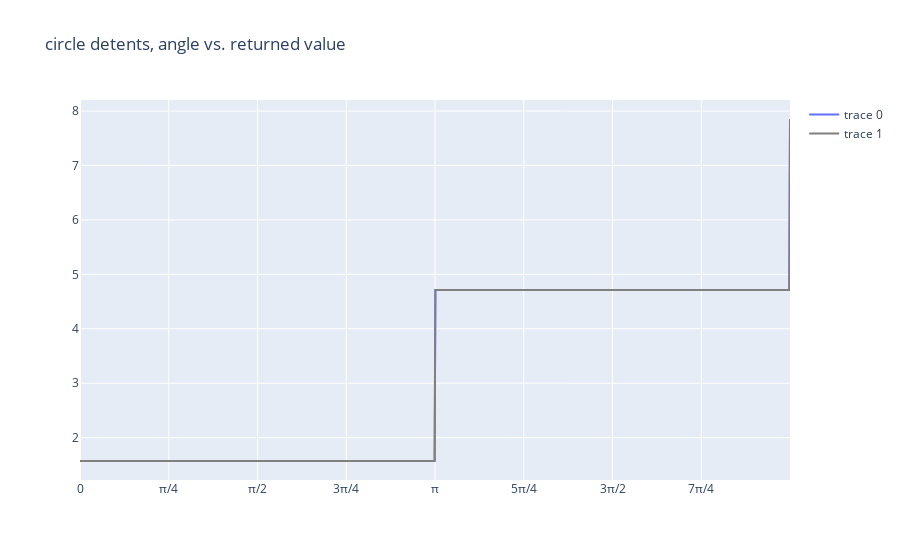

Write notebook code for a chart like this one.
### Code cell
utils.test_detentCirc()

### Figure 1 — Plotly figure (JSON) as saved in the notebook; plotly's stock layout.template omitted (floating-point values rounded to 4 significant figures; data arrays with more than 128 entries replaced by an {"elided": "..."} marker saying what was removed)
{"data": [{"type": "scatter", "x": {"elided": "1000 float values"}, "y": {"elided": "1000 float values"}}, {"line": {"color": "gray"}, "type": "scatter", "x": {"elided": "1000 float values"}, "y": {"elided": "1000 float values"}}], "layout": {"autosize": true, "title": {"text": "circle detents, angle vs. returned value"}, "xaxis": {"autorange": true, "range": [0, 6.283], "tickmode": "array", "ticktext": ["0", "π/4", "π/2", "3π/4", "π", "5π/4", "3π/2", "7π/4"], "tickvals": [0, 0.7854, 1.571, 2.356, 3.142, 3.927, 4.712, 5.498], "type": "linear"}, "yaxis": {"autorange": true, "range": [1.222, 8.203], "type": "linear"}}}
